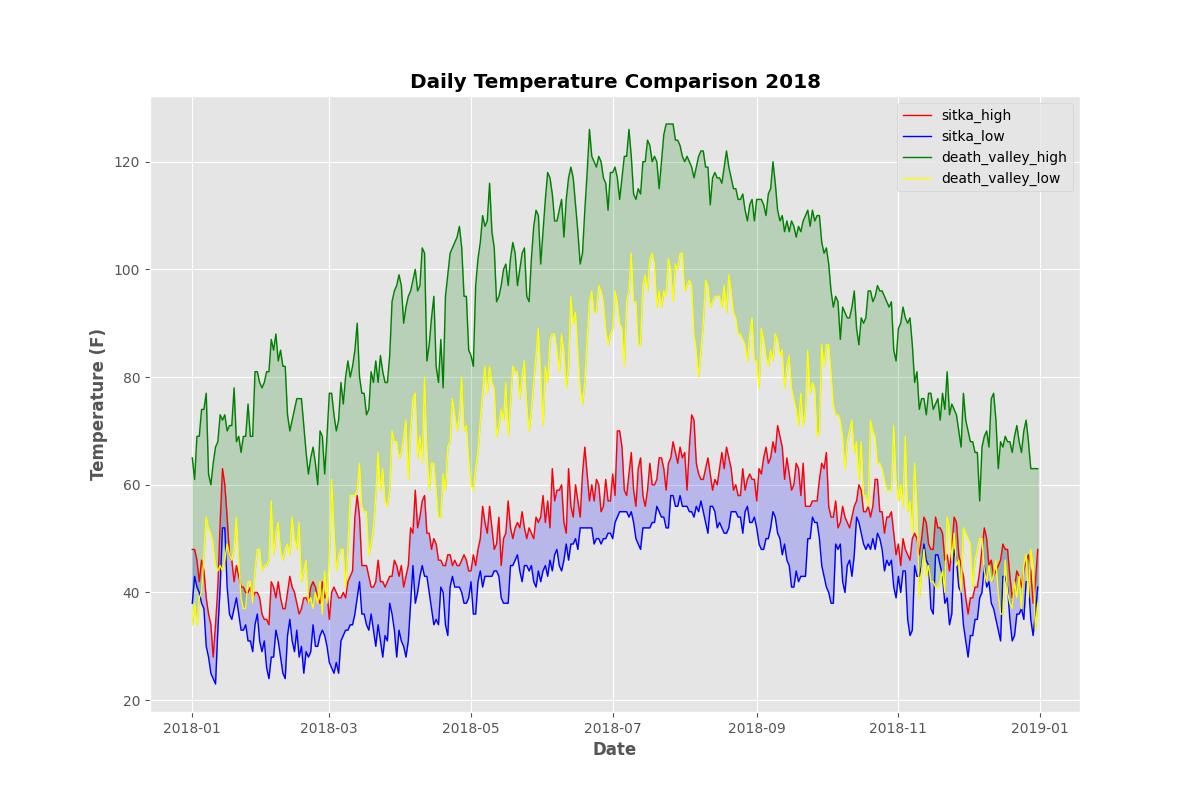

Recreate this plot in Python.
import csv
from datetime import datetime
from matplotlib import pyplot as plt

# Sitka 2018
filename_1 = 'data/sitka_weather_2018_simple.csv'
with open(filename_1, 'r') as f:
    reader = csv.reader(f)
    header_row = next(reader)  # ['STATION', 'NAME', 'DATE', 'PRCP', 'TAVG', 'TMAX', 'TMIN']
    # print(header_row)
    sitka_dates, sitka_highs, sitka_lows = [], [], []
    for row in reader:
        sitka_dates.append(datetime.strptime(row[2], '%Y-%m-%d'))
        sitka_highs.append(int(row[5]))
        sitka_lows.append(int(row[6]))

# Death Valley 2018
filename_2 = 'data/death_valley_2018_simple.csv'
with open(filename_2, 'r') as f:
    reader = csv.reader(f)
    header_row = next(reader)  # ['STATION', 'NAME', 'DATE', 'PRCP', 'TMAX', 'TMIN', 'TOBS']
    # print(header_row)
    death_dates, death_highs, death_lows = [], [], []
    for row in reader:
        death_date = datetime.strptime(row[2], '%Y-%m-%d')
        try:
            high = int(row[4])
            low = int(row[5])
        except ValueError:
            print(f'Missing data on {death_date}')
        else:
            death_dates.append(death_date)
            death_highs.append(high)
            death_lows.append(low)

# Plotting
plt.style.use('ggplot')
fig, ax = plt.subplots(figsize=(12, 8))

ax.plot(sitka_dates, sitka_highs, label='sitka_high', color='red', linewidth=1)
ax.plot(sitka_dates, sitka_lows, label='sitka_low', color='blue', linewidth=1)
ax.plot(death_dates, death_highs, label='death_valley_high', color='green', linewidth=1)
ax.plot(death_dates, death_lows, label='death_valley_low', color='yellow', linewidth=1)

plt.fill_between(sitka_dates, sitka_highs, sitka_lows, alpha=0.2, color='blue')
plt.fill_between(death_dates, death_highs, death_lows, alpha=0.2, color='green')

plt.title('Daily Temperature Comparison 2018', fontweight='bold')
plt.xlabel('Date', fontweight='bold')
plt.ylabel('Temperature (F)', fontweight='bold')

ax.legend()  # Show line information
plt.savefig('sitka_death_valley_comparison.png')
plt.show()
